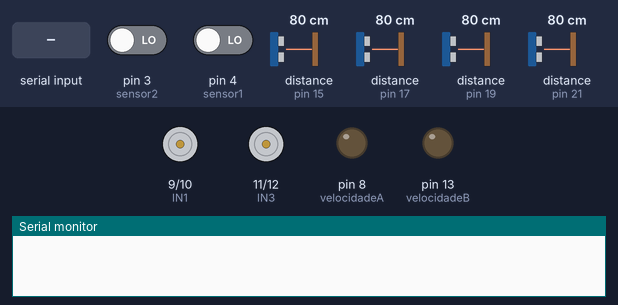
Recording of a sketch running on a simulated Arduino Uno, built with avr-gcc and run on an emulated ATmega328P. Parts: motor-driver pin pairs drawn as motors (green arrow = first pin HIGH = forward, orange = second pin HIGH = backward, longer = more drive), output pins drawn as LEDs (lit = HIGH), the last lines printed to the serial monitor. The test bench sets the inputs (shaded band); at power-on: distance to the obstacle (sensors on pin 15, pin 17, pin 19, pin 21) 80 cm, pin 3 (sensor2) LOW, pin 4 (sensor1) LOW. The echo pulse lasts 58.3 µs per cm.

Above: at 0.1 s.
At 2.0 s:
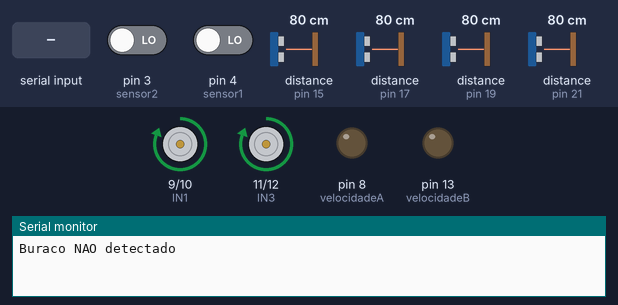
2.1 s: distance to the obstacle (sensor on pin 15) set to 2 cm
5.5 s: distance to the obstacle (sensor on pin 17) set to 120 cm
8.6 s: pin 3 (sensor2) driven HIGH
11.8 s: "P" received over Serial
13.7 s: "X" received over Serial
Timing chart, 0 to 16.7 s (numbered marks = the images above; inputs shaded):
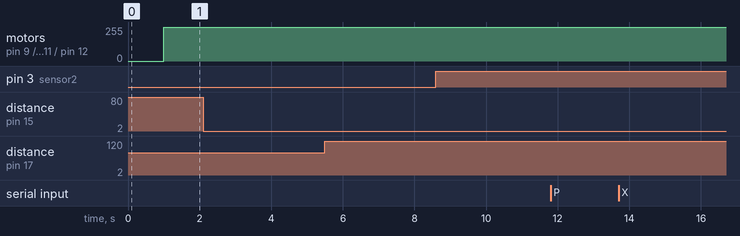

The sketch:

projeto_embarcados_2019_1.ino
```cpp
#include <NewPing.h> //https://cluberobotica.wordpress.com/2017/11/29/newping/
//A biblioteca “NewPing” permite a utilização até 15 sensores ultrasónicos e adiciona novos recursos para utilização destes sensores.

int IN1 = 9;
int IN2 = 10;
int velocidadeA = 8;

//Motor B
int IN3 = 11;
int IN4 = 12;
int velocidadeB = 13;

char buf;

//Sensores Ultrassonicos
//sensor A1 - amarelo
#define TRIGGER_PIN1 16
#define ECHO_PIN1 17

//sensor A2 -verde
#define TRIGGER_PIN2 18
#define ECHO_PIN2 19

//sensor F1 - azul
#define TRIGGER_PIN3 20
#define ECHO_PIN3 21

//sensor F2 - roxo
#define TRIGGER_PIN4 14
#define ECHO_PIN4 15

NewPing sonar1(TRIGGER_PIN1, ECHO_PIN1);

NewPing sonar2(TRIGGER_PIN2, ECHO_PIN2);

NewPing sonar3(TRIGGER_PIN3, ECHO_PIN3);

NewPing sonar4(TRIGGER_PIN4, ECHO_PIN4);

float sA1, sA2, sF1, sF2, sf, sa;

//Sensores Infravermelhos
const int sensor1 = 4; //PINO DIGITAL UTILIZADO PELO MÓDULO
const int sensor2 = 3; //PINO DIGITAL UTILIZADO PELO MÓDULO

void setup(){
  pinMode(sensor1, INPUT);
  pinMode(sensor2, INPUT); //DEFINE O PINO COMO ENTRADA
  pinMode(IN1, OUTPUT);
  pinMode(IN2, OUTPUT);
  pinMode(IN3, OUTPUT);
  pinMode(IN4, OUTPUT);
  pinMode(velocidadeA,OUTPUT);
  pinMode(velocidadeB,OUTPUT);
  Serial.begin(9600);
}

void loop(){

  delay(1000);

  buf = Serial.read();
    // Caso seja recebido o caracter L, acende o led
    if (buf == 'P')
    {
      // Liga ou desliga o led da porta 13
      digitalWrite(5, 1);
      // Envia a resposta para o Raspberry
      Serial.println("Recebido! - Estado Led: LIGADO");
    }

        // Caso seja recebido o caracter L, acende o led
    if (buf == 'X')
    {
      // Liga ou desliga o led da porta 13
      digitalWrite(5, 0);
      // Envia a resposta para o Raspberry
      Serial.println("Recebido! - Estado Led: DESLIGADO");
    }

  digitalWrite(IN1, HIGH);
  digitalWrite(IN2, LOW);
  analogWrite(velocidadeA,80);

  digitalWrite(IN3, HIGH);
  digitalWrite(IN4, LOW);
  analogWrite(velocidadeB,123.8);

  //Logica Sensores Ultrassonicos
  sA1=sonar1.ping_cm();
  sA2=sonar2.ping_cm();
  sa=(sA1+sA2)/2;
  //Serial.print(" / Ping aereo: ");
  //Serial.print(sa);
  //Serial.println(sA1);
  //Serial.println(sA2);

  sF1=sonar3.ping_cm();
  sF2=sonar4.ping_cm();
  sf=(sF1+sF2)/2;
  //Serial.println(sF1);
  //Serial.println(sF2);

  //Serial.print(" / Ping frontal: ");
  //Serial.print(sf);
  //Serial.println("cm");

  if(sf<=45){
    Serial.print("Obstculo frontal a: ");
    Serial.print(sf);
    Serial.println("cm");
    analogWrite(velocidadeA,0);
    analogWrite(velocidadeB,0);

  }

  if(sa>=100 && sa<=190){
    Serial.print("Obstculo aereo a:");
    Serial.print(sa);
    Serial.println("cm");
    analogWrite(velocidadeA,0);
    analogWrite(velocidadeB,0);
  }

  //Logica Sensores Infravermelhos
  if(digitalRead(sensor1)!=LOW || digitalRead(sensor2)!=LOW){
    Serial.println ("Buraco detectado");
    analogWrite(velocidadeA,0);
    analogWrite(velocidadeB,0);

    }else{
    Serial.println ("Buraco NAO detectado");
  }

  //OBS: o sensor de infravermelho esta detectando apenas descida de meio fio e buracos com proporçoes semelhantes a meio fio ou maiores
}
```
